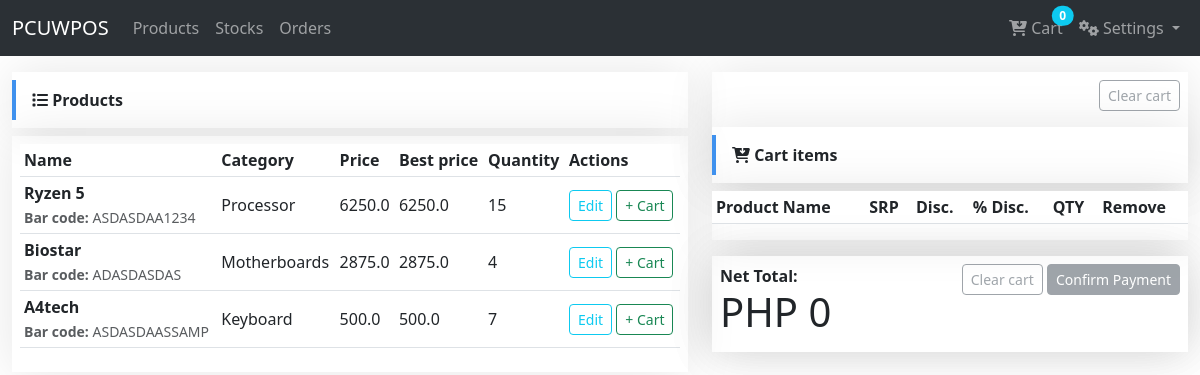
/products/sales/ (signed in), run on an earlier commit of the app's database.
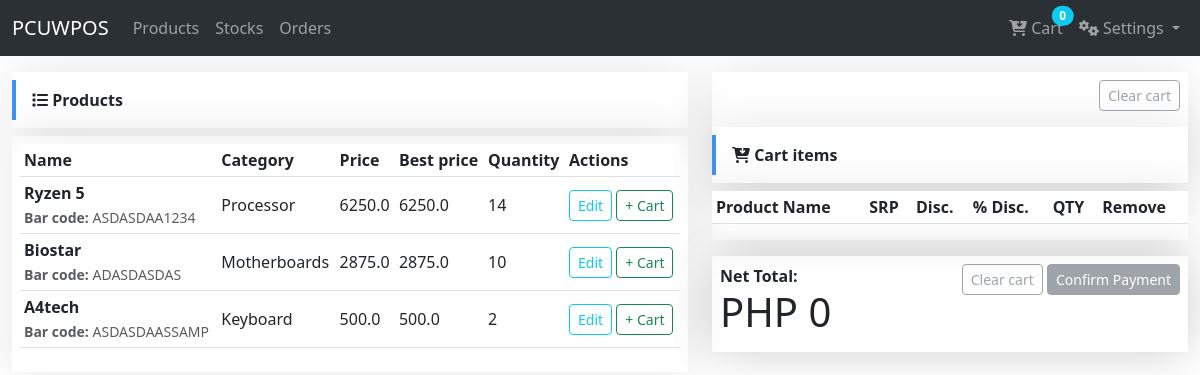
And on a later commit of the database.
### sales/models/product.py (models this page shows, shortened)
class Product(BaseTime):
    user = models.ForeignKey(User, on_delete=models.CASCADE, default=1)
    product_code = models.CharField(max_length=13, unique=True, blank=True)
    bar_code = models.CharField(max_length=13, unique=True, blank=True)
    name = models.CharField(max_length=255)
    model = models.CharField(max_length=120)
    description = models.TextField()
    category = models.ForeignKey(ProductCategory, on_delete=models.CASCADE, blank=True, null=True)
    cost = models.FloatField(default=0)
    price_margin = models.FloatField(default=0.25)
    price_discount = models.FloatField(default=0.00)
    price = models.FloatField(default=0.00, verbose_name="SRP")
    quantity = models.PositiveIntegerField(default=1)
    is_serial = models.BooleanField(default=False, verbose_name="with serial?")
    out_of_stock = models.BooleanField(default=False)
    product_warranty = models.ForeignKey(ProductWarranty, on_delete=models.CASCADE, blank=True, null=True)
    @property
    def best_price(self):
        discount = float(self.price) - float(self.cost)
        price = (discount - (discount * self.price_discount)) + float(self.cost)
        return price

class ProductCategory(models.Model):
    name = models.CharField(max_length=100, default="Memories")
    created_at = models.DateTimeField(auto_now_add=True)
    updated_at = models.DateTimeField(auto_now=True)
    class Meta:
        verbose_name = "category"
        verbose_name_plural = "categories"
    def __str__(self):
        return self.name

### sales/views/pos_view.py (the view)
# urls.py: path('sales/', POSView.as_view(), name='pos_view'),
class POSView(View):
    template_name = 'pos_view.html'
    def get(self, request):
        products = Product.objects.all()
        customers = Customer.objects.all()
        cart = Cart(request)
        cart_items = cart.__len__()
        for item in cart:
            item['update_quantity_form'] = {'quantity': item['quantity'], 'update': True}
        context = {
            'title': 'POS view',
            'products': products,
            'cart': cart,
            'customers': customers,
            'cart_items': cart_items
        }
        return render(request, self.template_name, context)

### sales/addcart.py (called while the page is built)
    def __iter__(self):
        product_ids = self.cart.keys()
        products = Product.objects.filter(id__in=product_ids)
        for product in products:
            self.cart[str(product.id)]['product'] = product
        for item in self.cart.values():
            item['price'] = Decimal(item['price'])
            item['total_price'] = item['price'] * item['quantity']
            yield item

    def __len__(self):
        return sum(item['quantity'] for item in self.cart.values())

    def get_total_price(self):
        return sum(Decimal(item['price']) * item['quantity'] for item in self.cart.values())

### sales/templates/pos_view.html (shortened to what the changed rows need)
{% extends 'base.html' %}
{% load static %}
{% block content %}
<div class="row">
    <div class="col-sm-7">
        <div class="fcard">
            <div class="fcard-body">
                <table class="table table-hover table-sm" id="myTable" style="vertical-align: middle;">
                    <thead>
                        <tr>
                            <th>Name</th>
                            <th>Category</th>
                            <th>Price</th>
                            <th>Best price</th>
                            <th>Quantity</th>
                            <th>Actions</th>
                        </tr>
                    </thead>
                    <tbody>
                        {% for product in products %}
                        <tr>
                            <td>
                                <strong>{{ product.name|title }}</strong> <br>
                                <small class="text-muted"><strong>Bar code:</strong> {{ product.bar_code|upper }}</small>
                            </td>
                            <td>{{ product.category }}</td>
                            <td>{{ product.price }}</td>
                            <td>{{ product.best_price }}</td>
                            <td>{{ product.quantity }}</td>
                            <td>
                                <a class="btn btn-outline-info btn-sm" href="{% url 'sales:product_update' product.id %}">Edit</a>
                                {% if product.quantity == 0 %}
                                <a class="btn btn-outline-secondary btn-sm disabled" href="{% url 'sales:cart_add' product.id %}" role="button" aria-disabled="true">+ Cart</a>
                                {% else %}
                                <a class="btn btn-outline-success btn-sm" href="{% url 'sales:cart_add' product.id %}">+ Cart</a>
                                {% endif %}
                            </td>
                        </tr>
                        {% endfor %}
                    </tbody>
                </table>
            </div>
        </div>
    </div>
    <div class="col-sm-5">
        <div class="fcard mb-2 mt-2">
            <table class="table table-striped table-sm" style="vertical-align: middle;">
                <thead>
                <tr>
                    <th>Product Name</th>
                    <th>SRP</th>
                    <th>Disc.</th>
                    <th>% Disc.</th>
                    <th>QTY</th>
                    <th>Remove</th>
                </tr>
                </thead>
            </table>
        </div>
        <div class="fcard mb-2 mt-3">
            <div class="row">
                <div class="col-md-12">
                    <div class="fcard">
                        <div class="fcard-body">
                            <h1>PHP {{ cart.get_total_price }}</h1>
                        </div>
                    </div>
                </div>
            </div>
        </div>
    </div>
</div>
{% endblock %}

What changed in the data, as far as the page shows it:
changed Product "Ryzen 5": quantity "15" → "14"
changed Product "Biostar": quantity "4" → "10"
changed Product "A4tech": quantity "7" → "2"
